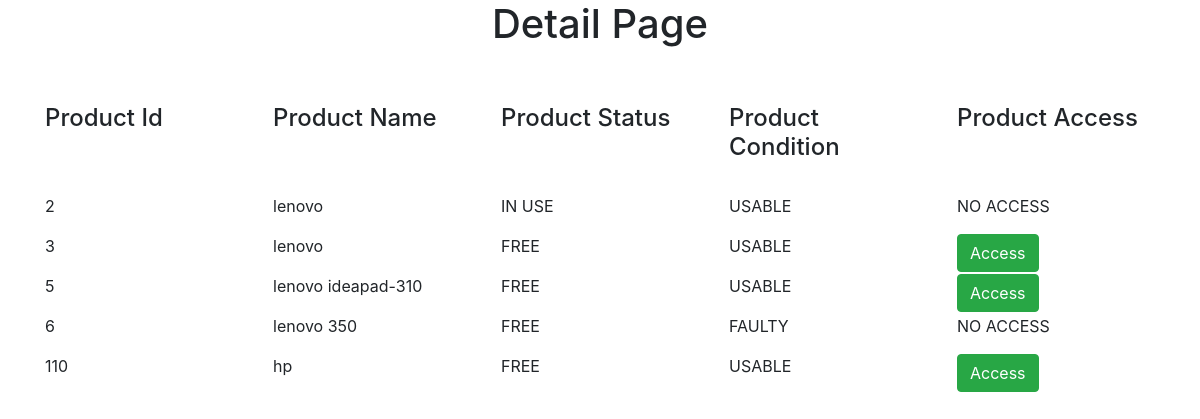
The page /detail/Laptops/ (signed in) on the database as committed earlier.
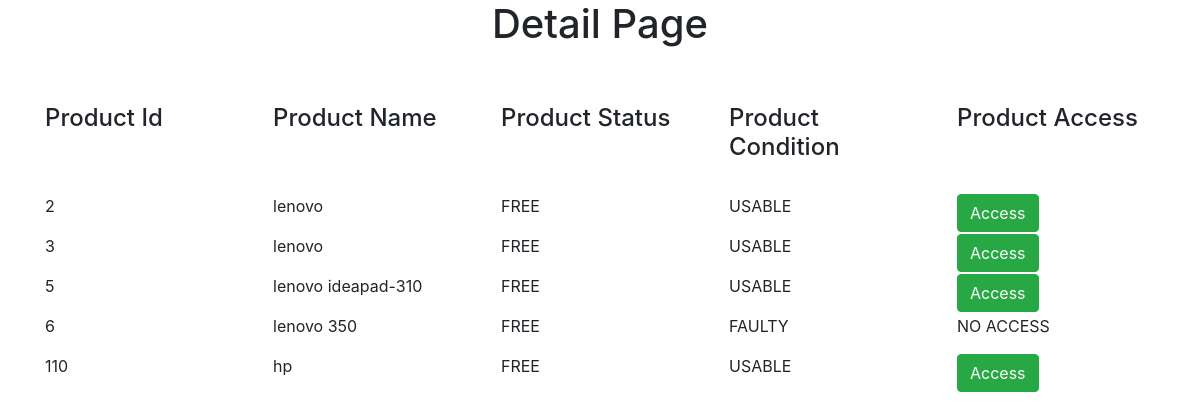
The same page on the database as committed later.
### product/models.py (models this page shows, shortened)
class Product(models.Model):
    id              = models.CharField(max_length=20, primary_key=True, blank=False)
    uid             = models.IntegerField(max_length=20, default=0)
    name            = models.CharField(max_length=50)
    prod_choice     = (
            ('Laptops', 'Laptops'),
            ('Storage', 'storage'),
            ('Mobiles', 'Mobiles'),
            ('Fashion', 'Fashion'),
    )
    type            = models.CharField(max_length=12, choices=prod_choice, blank=True)
    status_choice   = (
            ('FREE', 'Free'),
            ('IN USE', 'In use'),
    )
    status          = models.CharField(max_length=12, choices=status_choice, default='Free')
    condition_choice = (
            ('USABLE', 'Usable'),
            ('FAULTY', 'faulty'),
    )
    condition       = models.CharField(max_length=12, choices=condition_choice, default='Usable')

### product/views.py (the view)
# urls.py: url(r'^detail/(?P<parameter>[\w-]+)/$', product_detail_view, name='detail'),
def product_detail_view(request, parameter):
    queryset = Product.objects.filter(type=parameter)
    cart_obj, new_obj = Cart.objects.new_or_get(request)
    current_user = int(request.user.id)
    context = {
        'object_list' : queryset,
        'cart'        : cart_obj,
        'userid'      : current_user,
    }
    return render(request, "product/detail.html", context)

### cart/models.py (called while the page is built)
    def new_or_get(self, request):
        crtid = request.user.id
        cart_id = request.user.id
        qs = self.get_queryset().filter(crtid=cart_id)
        if qs.count() == 1:
            new_obj = False
            cart_obj = qs.first()
            if request.user.is_authenticated and cart_obj.user is None:
                cart_obj.user = request.user
                cart_obj.save()
        else:
            cart_obj = Cart.objects.new(user=request.user)
            new_obj = True
        return cart_obj, new_obj

### product/templates/product/detail.html (shortened to what this page needs)
<!doctype html>
  <html lang="en">
    <head>
      <link rel="stylesheet" href="https://maxcdn.bootstrapcdn.com/bootstrap/4.0.0/css/bootstrap.min.css">
    </head>
    <body>
      <div class="text-center">
        <h1>Detail Page</h1>
      </div>
      <br/><br/>
      <div class = 'container'>
        <div class = 'row'>
          <div class = 'col'>
            <h4> Product Id </h3>
          </div>
          <div class = 'col'>
            <h4> Product Name </h3>
          </div>
          <div class = 'col'>
            <h4> Product Status </h3>
          </div>
          <div class = 'col'>
            <h4> Product Condition </h3>
          </div>
          <div class = 'col'>
            <h4> Product Access  </h3>
          </div>
        </div>
        <br/>
        {% for obj in object_list %}
        <div class = 'row'>
          <div class = 'col'>
            <p> {{ obj.id }} </p>
          </div>
            <div class = 'col'>
              <p> {{ obj.name }} </p>
            </div>
            <div class = 'col'>
              <p> {{ obj.status }} </p>
            </div>
            <div class = 'col'>
              <p> {{ obj.condition }} </p>
            </div>
            <div class = 'col'>
              {% if obj.condition == 'FAULTY' %}
                    <p> NO ACCESS </p>
              {% else %}
                  <form method='POST' action='{% url "cart:update"%}' class="form"> {% csrf_token %}
                    {% if obj.uid == userid and obj.status == 'IN USE'%}
                      <button type='submit' class='btn btn-link'>Remove</button>
                    {% else %}
                      {% if obj.uid != userid and obj.uid != 0 %}
                          <p> NO ACCESS </p>
                      {% else %}
                        <button type='submit' class='btn btn-success'>Access</button>
                      {% endif %}
                    {% endif %}
                  </form>
              {% endif %}
            </div>
          </div>
            {% endfor %}
      </div>
    </body>
  </html>

Rows that differ between the two databases and show on the page:
changed Product id 2: status "IN USE" → "FREE"; uid "NO ACCESS" → "Access"
